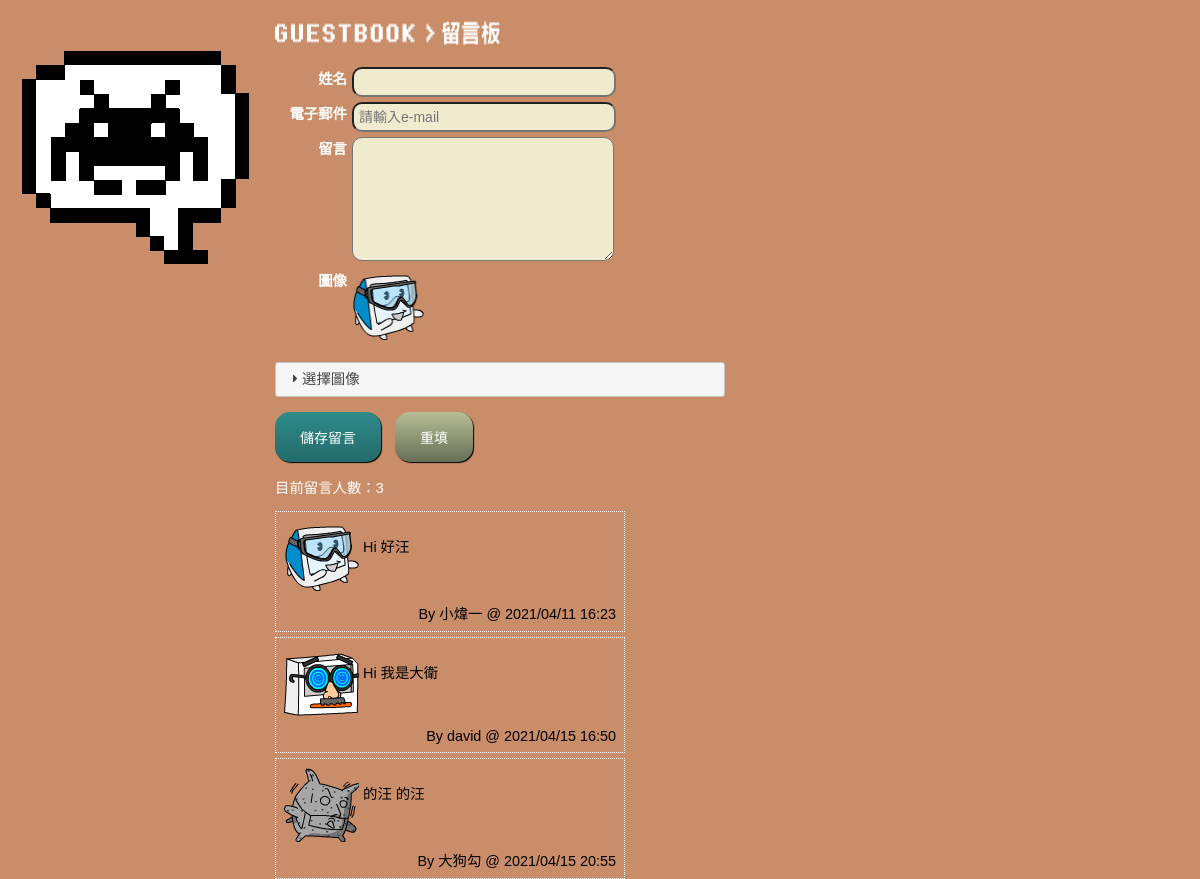
Before: / with the older database file.
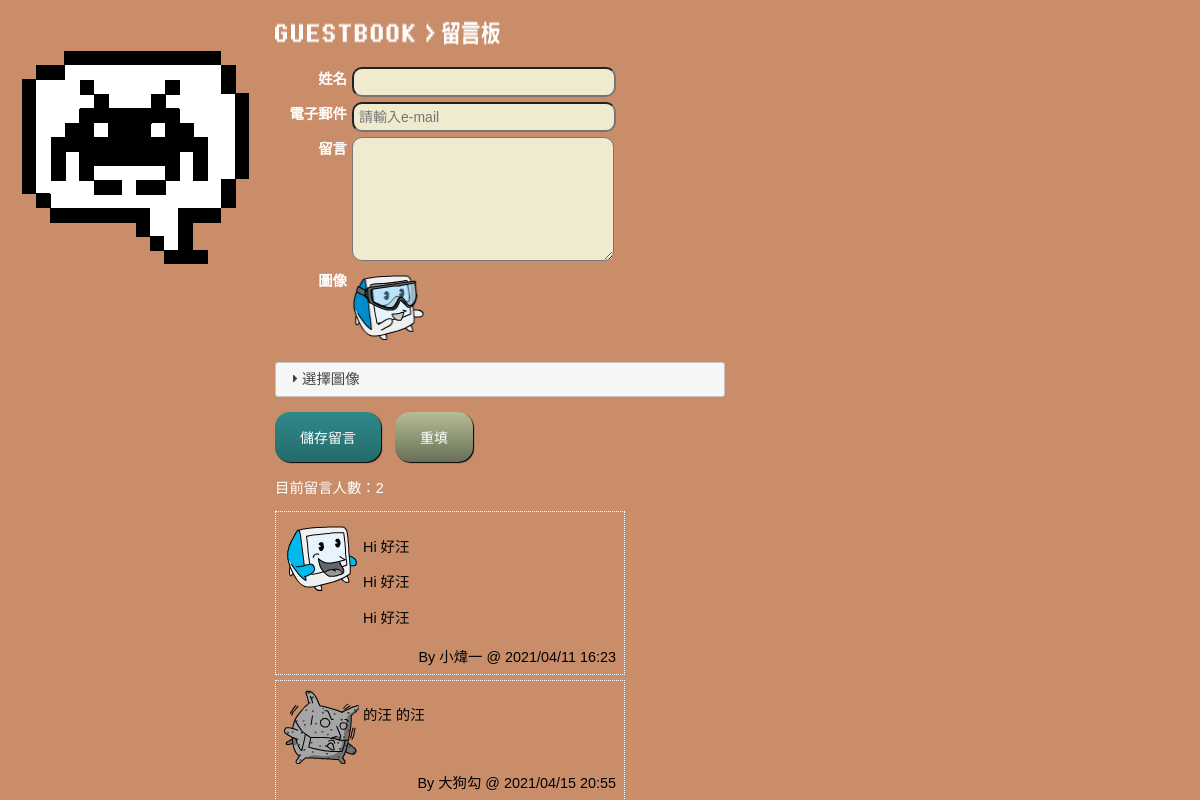
After: the same page with the newer database file.
### guestbook.py (models this page shows, shortened)
class Guestbook(db.Model):  # 留言板資料表
    id = db.Column(db.Integer, primary_key=True)
    guestname = db.Column(db.String(30), nullable=False)
    email = db.Column(db.String(50), unique=True, nullable=False)
    message = db.Column(db.Text, nullable=False)
    icon = db.Column(db.String(10), nullable=False,
        default='ico1.png')
    postdate = db.Column(db.DateTime, nullable=False,
        default=datetime.utcnow)

### guestbook.py (the view)
@app.route('/index.html')
@app.route('/')
def index():
    gb = Guestbook.query.all()
    return render_template('index.html', books=gb)

### guestbook.py (called while the page is built)
@app.template_filter()
def datetimefilter(utc):
    utc_zone = tz.gettz('UTC')
    tw_zone = tz.gettz('Asia/Taipei')
    utc = utc.replace(tzinfo=utc_zone)
    tw_time = utc.astimezone(tw_zone)
    return tw_time.strftime('%Y/%m/%d %H:%M')

@app.template_filter()
@evalcontextfilter
def nl2br(eval_ctx, value):
    result = u'\n\n'.join(u'<p>%s</p>' % p.replace('\n', Markup('<br>\n'))
                          for p in _paragraph_re.split(escape(value)))
    if eval_ctx.autoescape:
        result = Markup(result)
    return result

### templates/index.html (shortened to what this page needs)
<!doctype html>
<html>
    <head>
        <link rel="stylesheet" href="css/main.css">
        <link rel="stylesheet" href="https://code.jquery.com/ui/1.12.1/themes/base/jquery-ui.css">
    </head>
    <body>
        <div id="main">
            <form method="POST" action=/add_msg name="questForm" id="questForm">
                <h1><img src="images/title.png" alt="電玩快打留言板" width="225" height="24"></h1>
                <p>
                    <label for="guestName">姓名</label>
                    <input type="text" name="guestname" class="fieldWidth" id="guestName" required="required">
                    <br/>
                    <label for="email">電子郵件</label>
                        <input type="email" placeholder="請輸入e-mail" class="fieldWidth" name="email" id="email">
                    <br/>
                    <label>留言</label>
                    <textarea name="message" rows=7 class="fieldWidth" id="message" required="required"></textarea>
                    <br />
                    <label>圖像</label>
                    <img src="icons/ico1.png" name="myIcon" width="72" height="75" id="myIcon">
                    <div id="accordion">
                        <h3>選擇圖像</h3>
                    </div>
                    <div id="btnArea">
                        <input type="submit" name="submit" id="submit" value="儲存留言"/>
                        <input type="reset" name="cancel" id="cancel_btn" value="重填">
                    </div>
                </p>
            </form>
            <p>目前留言人數：{{ books|length }}</p>
            {% for b in books %}
            <table width="350" class="msgBox">
                <tr>
                <td width="75" valign="top">
                    <img width="75" height="75" src="icons/{{b.icon}}">
                </td>
                <td valign="top">
                    {{b.message|nl2br}}
                </td>
                </tr>
                <tr>
                <td colspan="2" align="right">
                By {{b.guestname}} @ {{b.postdate|datetimefilter }}
                </tr>
            </table>
            {% endfor %}
        </div>
    </body>
</html>

Changed rows visible on the page:
removed Guestbook: icon (picture), message "Hi 我是大衛", guestname "david", postdate "2021/04/15 16:50"
changed Guestbook "小煒一": icon: a different picture; message "Hi 好汪" → "Hi 好汪 Hi 好汪 Hi 好汪"
Other visible differences:
{{ books|length }}: "3" → "2"
